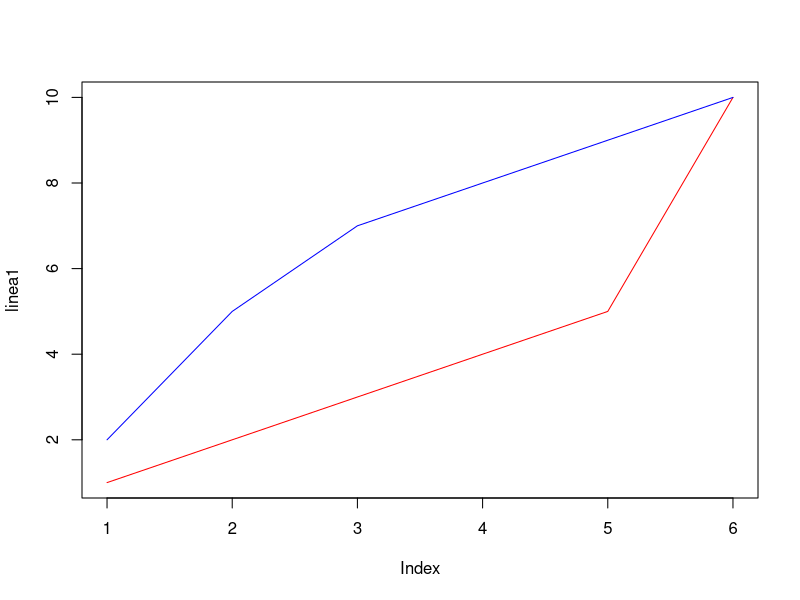

The R script that drew this image:
#Para mostrar más de una línea en un gráfico, 
#utilice la plot()función junto con la lines()función:


linea1 <- c(1, 2, 3, 4, 5, 10)
linea2 <- c(2, 5, 7, 8, 9, 10)

plot(linea1, type = "l", col = "red")
lines(linea2, type = "l", col = "blue")

